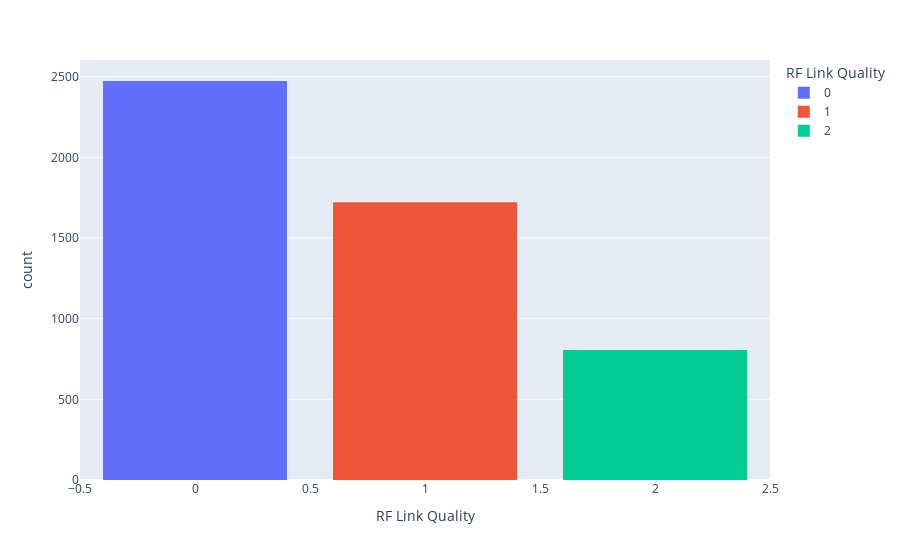

The code cell stored with this chart in its notebook:
### Code cell
fig = px.histogram(df, x = 'RF Link Quality', nbins=4, color='RF Link Quality')
fig.update_layout(bargap=0.2)
fig.show()

### Figure 1 — Plotly figure (JSON) as saved in the notebook; plotly's stock layout.template omitted (floating-point values rounded to 4 significant figures; data arrays with more than 128 entries replaced by an {"elided": "..."} marker saying what was removed)
{"data": [{"bingroup": "x", "hovertemplate": "RF Link Quality=%{x}<br>count=%{y}<extra></extra>", "legendgroup": "0", "marker": {"color": "#636efa", "pattern": {"shape": ""}}, "name": "0", "nbinsx": 4, "orientation": "v", "showlegend": true, "type": "histogram", "x": {"elided": "2473 int values"}, "xaxis": "x", "yaxis": "y"}, {"bingroup": "x", "hovertemplate": "RF Link Quality=%{x}<br>count=%{y}<extra></extra>", "legendgroup": "1", "marker": {"color": "#EF553B", "pattern": {"shape": ""}}, "name": "1", "nbinsx": 4, "orientation": "v", "showlegend": true, "type": "histogram", "x": {"elided": "1722 int values"}, "xaxis": "x", "yaxis": "y"}, {"bingroup": "x", "hovertemplate": "RF Link Quality=%{x}<br>count=%{y}<extra></extra>", "legendgroup": "2", "marker": {"color": "#00cc96", "pattern": {"shape": ""}}, "name": "2", "nbinsx": 4, "orientation": "v", "showlegend": true, "type": "histogram", "x": {"elided": "805 int values"}, "xaxis": "x", "yaxis": "y"}], "layout": {"bargap": 0.2, "barmode": "relative", "legend": {"title": {"text": "RF Link Quality"}, "tracegroupgap": 0}, "margin": {"t": 60}, "xaxis": {"anchor": "y", "categoryarray": [0, 1, 2], "categoryorder": "array", "domain": [0, 1], "title": {"text": "RF Link Quality"}}, "yaxis": {"anchor": "x", "domain": [0, 1], "title": {"text": "count"}}}}
